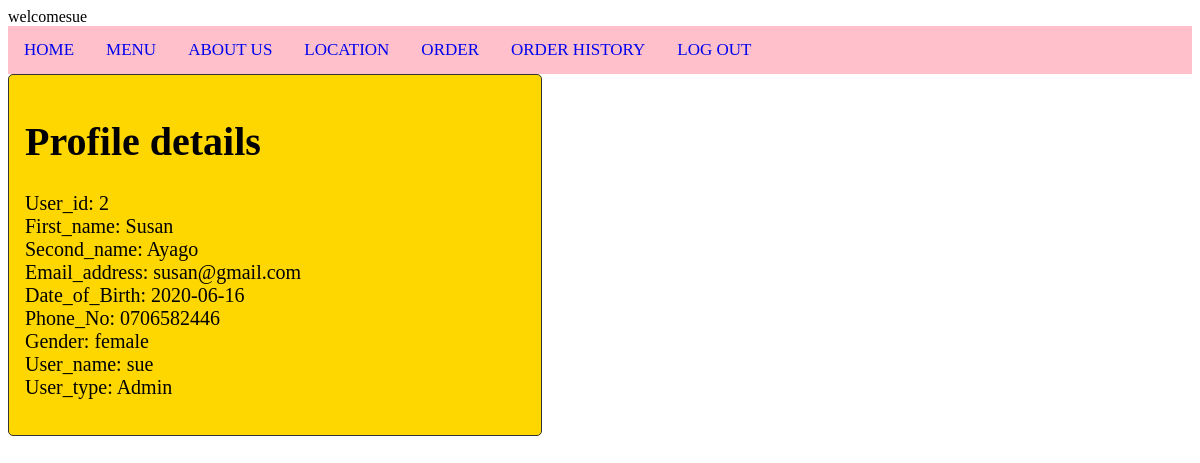
Page /User.php (signed in) on the committed database.
### tables this page shows
CREATE TABLE `user_details` (
  `User_id` int(11) NOT NULL,
  `First_name` text NOT NULL,
  `Second_name` text NOT NULL,
  `Email_address` varchar(30) NOT NULL,
  `Date_of_Birth` date NOT NULL,
  `Phone_No` text NOT NULL,
  `Gender` text NOT NULL,
  `User_name` text NOT NULL,
  `Password` int(11) NOT NULL,
  `User_type` varchar(256) NOT NULL
);

### User.php (the view, shortened to what this page needs)
<?php
$link=connect();
$User_name=$_SESSION['User_name'];
echo "welcome".$_SESSION["User_name"];
$sql="SELECT * FROM user_details WHERE User_name='$User_name'";
	$result=mysqli_query($link,$sql);
	 while ($rows=mysqli_fetch_assoc($result))
	{
			 $User_id=$rows['User_id'];
			 $First_name=$rows['First_name'];
			 $Second_name=$rows['Second_name'];
			 $Email_address=$rows['Email_address'];
			 $Date_of_Birth=$rows['Date_of_Birth'];
			 $Phone_No=$rows['Phone_No'];
			 $Gender=$rows['Gender'];
			 $User_name=$rows['User_name'];
			 $User_type =$rows['User_type'];
		}
             ?>
<!DOCTYPE html>
<html>
<head>
	<link rel="stylesheet" type="text/css" href="User.css">
</head>
<body>
<div class="navigation">
					<a  class="active" href="firstwebsite.php">HOME</a>
					<a href="view_fooditems.php">MENU</a>
					 <a href="#">ABOUT US</a>
					   <a href="#">LOCATION</a>
					      <a href="orders.php">ORDER</a>
					      <a href="User_orders.php">ORDER HISTORY</a>
					     	<a href="logout.php">LOG OUT</a>
					 </div>
	<div style="border: 1px solid #333;
	background-color: gold ;font-size: 20px;
	border-radius: 5px;padding: 16px; width: 500PX ">
      <h1>Profile details</h1>
    	<p>
    	User_id: <?php  echo $User_id?> <br>
    	First_name: <?php  echo $First_name?><br>
    	Second_name: <?php  echo $Second_name?><br>
    	Email_address: <?php  echo $Email_address?><br>
    	Date_of_Birth: <?php  echo $Date_of_Birth?><br>
    	Phone_No: <?php  echo $Phone_No?><br>
    	Gender: <?php  echo $Gender?><br>
    	User_name: <?php  echo $User_name?><br>
    	User_type: <?php  echo $User_type?><br>
</p>
	</div>
</body>
</html>
</body>
</html>

### User.css (style rules this page uses)
.navigation { background-color: pink; overflow: hidden; }
.navigation a { float: left; text-align: center; padding: 14px 16px; text-decoration: none; font-size: 17px; }
body { background-color: white; background-image: url("DOWNLOADS/nyama choma.jpg "); height: 100%; background-position: center; background-repeat: no-repeat; background-size: cover; }

### rows in the picture
user_details: User_id "2", First_name "Susan", Second_name "Ayago", Email_address "susan@gmail.com", Date_of_Birth "2020-06-16", Phone_No "0706582446", Gender "female", User_name "sue", User_type "Admin"

### other values in the picture
$_SESSION["User_name"] "sue"
